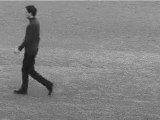
#> input picture frame 55 of walk.mp4, 160 x 120 px
$ python detect_walking.py
#> lines starting #> are read from the running program, lines starting #| are printed output that depends on the picture; after the words box and inside, x2 and y2 are one past the last pixel; in counts of white or black regions, pixels touching at a corner belong together
# USAGE
# python detect.py --images images

# import the necessary packages
from __future__ import print_function
from imutils.object_detection import non_max_suppression
from imutils import paths
import numpy as np
import imutils
import sys
import subprocess
import cv2

cap = cv2.VideoCapture("walk.mp4")

# initialize the HOG descriptor/person detector
hog = cv2.HOGDescriptor()
hog.setSVMDetector(cv2.HOGDescriptor_getDefaultPeopleDetector())

f_num=0

while(1):
	ret, frame = cap.read()
#> frame is the input picture: shape (120, 160, 3); min 13, max 187, mean 131.5
	if f_num == 0:
		sys.stdout.write(str(frame.shape[0]) + "\n")
#| 120
		sys.stdout.flush()
		# put max width
		sys.stdout.write(str(frame.shape[1]) + "\n")
#| 160
		sys.stdout.flush()
	# load the image and resize it to (1) reduce detection time
	# and (2) improve detection accuracy
	# image = cv2.imread(imagePath)
	#frame = imutils.resize(frame, width=min(400, frame.shape[1]))
	# put max height
	if frame is None:
		# print("Finished video")
		break

	orig = frame.copy()

	# detect people in the image
	(rects, weights) = hog.detectMultiScale(frame, winStride=(4, 4),
		padding=(15, 15), scale=1.05)
#> rects = [[0, 0, 62, 118]]; weights = [1.36]

	# draw the original bounding boxes
	for (x, y, w, h) in rects:
		cv2.rectangle(orig, (x, y), (x + w, y + h), (0, 0, 255), 2)
#> this loop made 1 pass
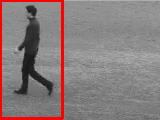
#> orig: shape (120, 160, 3); 4.66% of pixels changed, all inside (x1, y1, x2, y2) = (0, 0, 64, 120)

	# apply non-maxima suppression to the bounding boxes using a
	# fairly large overlap threshold to try to maintain overlapping
	# boxes that are still people
	rects = np.array([[x, y, x + w, y + h] for (x, y, w, h) in rects])
	pick = non_max_suppression(rects, probs=None, overlapThresh=0.65)
#> pick = [[0, 0, 62, 118]]

	# draw the final bounding boxes
	i=1
	predict_str_ip = str(f_num)
	for (xA, yA, xB, yB) in pick:
		cv2.rectangle(frame, (xA, yA), (xB, yB), (0, 255, 0), 2)
		# p=((xA+xB)/2, (yA+yB)/2)
		p=((xA+xB)/2, 50)
		label=" person"+str(i)
		cv2.putText(frame, label, p, cv2.FONT_HERSHEY_PLAIN, 1.0, (0,255,0), 2);
		predict_str_ip += label + " " + str(p[0]) + " " + str(p[1])
		i+=1
#> this loop made 1 pass
#> (xA, yA, xB, yB, p, label, predict_str_ip, i) on pass 1: (0, 0, 62, 118, (31, 50), ' person1', '0 person1 31.0 50', 2)
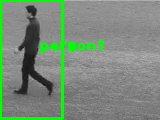
#> frame: shape (120, 160, 3); 6.31% of pixels changed, all inside (x1, y1, x2, y2) = (0, 0, 103, 120)
#> after the loop, i = 2
	predict_str_ip += '\n'
	sys.stdout.write(predict_str_ip)
#| 0 person1 31.0 50
	sys.stdout.flush()
	# sys.stdout.flush()
	f_num+=1
	cv2.imshow('frame',frame)
	k = cv2.waitKey(1) & 0xff
#> (key Esc is pressed here)
	# print (k)
	if str(k) == 'q':
		# print ("omgomgomgomgogm")
		break;

cap.release()
cv2.destroyAllWindows()
